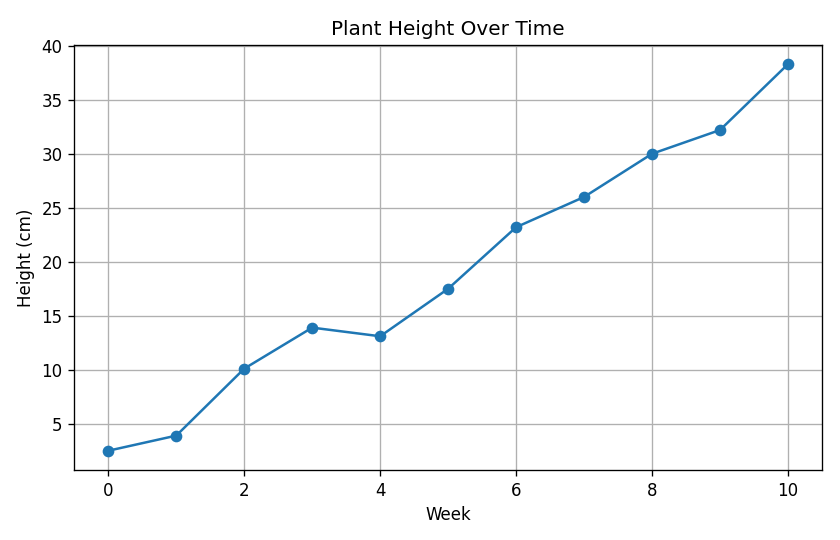
#> input picture test_data/clean/01_line_rising.png, 840 x 540 px
$ python -i risk.py   (imports and definitions only)   (older library calls are emulated)
#> lines starting #> are read from the running program, lines starting #| are printed output that depends on the picture; after the words box and inside, x2 and y2 are one past the last pixel; in counts of white or black regions, pixels touching at a corner belong together
"""Risk factors measured from the image itself and from the readings.

Image measurements (tilt, keystone, resolution, sharpness) run in code with
OpenCV, so they work the same in live and fixture mode. Tilt is measured on
the page's own structure (axes, gridlines, edges, text): colored data series
are masked out first.
"""

from __future__ import annotations

import math
from dataclasses import dataclass

import cv2
import numpy as np
from PIL import Image


@dataclass
class ImageStats:
    width: int
    height: int
    tilt_deg: float  # dominant deviation of long straight lines from horizontal/vertical
    keystone_deg: float  # spread of those deviations; reported, but not evidence of a photo on its own

    sharpness: float  # variance of the Laplacian on a fixed-size copy
    n_lines: int


def _weighted_median(values: np.ndarray, weights: np.ndarray) -> float:
    order = np.argsort(values)
    v, w = values[order], weights[order]
    c = np.cumsum(w)
    return float(v[np.searchsorted(c, c[-1] / 2)])


def measure_image(im: Image.Image) -> ImageStats:
    rgb = np.asarray(im.convert("RGB"))
    h, w = rgb.shape[:2]
    gray = cv2.cvtColor(rgb, cv2.COLOR_RGB2GRAY)
    # Work at a fixed scale so thresholds mean the same for every image size.
    scale = 900.0 / max(h, w)
    g = cv2.resize(gray, (max(1, int(w * scale)), max(1, int(h * scale))), interpolation=cv2.INTER_AREA)
    sharp = float(cv2.Laplacian(g, cv2.CV_64F).var())

    edges = cv2.Canny(g, 50, 150)
    # Tilt is a property of the page: axes, gridlines, slide edges and text. Strongly colored
    # pixels are data series, and a sloped data line is not evidence of a tilted photo.
    small = cv2.resize(rgb, (g.shape[1], g.shape[0]), interpolation=cv2.INTER_AREA)
    colored = (cv2.cvtColor(small, cv2.COLOR_RGB2HSV)[..., 1] > 70).astype(np.uint8)
    edges[cv2.dilate(colored, np.ones((5, 5), np.uint8)) > 0] = 0
    min_len = int(0.22 * min(g.shape))
    lines = cv2.HoughLinesP(edges, 1, np.pi / 720, threshold=60, minLineLength=min_len, maxLineGap=6)
    devs, lens, mids = [], [], []
    if lines is not None:
        for x1, y1, x2, y2 in lines.reshape(-1, 4):
            dx, dy = x2 - x1, y2 - y1
            length = math.hypot(dx, dy)
            a = math.degrees(math.atan2(dy, dx))  # -180..180
            a = (a + 90) % 180 - 90  # -90..90
            if abs(a) <= 15:
                devs.append(a)
                mids.append((float(y1 + y2) / 2, "h"))  # offset across a near-horizontal line
            elif abs(a) >= 75:
                devs.append(a - 90 if a > 0 else a + 90)
                mids.append((float(x1 + x2) / 2, "v"))
            else:
                continue
            lens.append(length)
    if not devs:
        return ImageStats(w, h, 0.0, 0.0, sharp, 0)
    d = np.array(devs)
    L = np.array(lens)
    med = _weighted_median(d, L)
    spread = float(np.sqrt(np.average((d - med) ** 2, weights=L)))
    # A rotated page rotates many separate lines the same way. Segments of one long line
    # (a single sloped data line, found piecewise by Hough) count once.
    support = _distinct_lines([m for m, dv in zip(mids, devs) if abs(dv - med) <= 0.75])
    tilt = abs(med) if support >= 2 else 0.0
    return ImageStats(w, h, tilt, spread, sharp, len(devs))


def _distinct_lines(mids: list[tuple[float, str]], gap: float = 12.0) -> int:
    """Number of separate lines among Hough segments, by family and offset (pixels at 900 px)."""
    n = 0
    for fam in ("h", "v"):
        offs = sorted(o for o, f in mids if f == fam)
        last = None
        for o in offs:
            if last is None or o - last > gap:
                n += 1
            last = o
    return n

>>> from PIL import Image
>>> picture = Image.open('../../test_data/clean/01_line_rising.png')
#> picture is the input picture: PIL image 840x540 RGBA; mean R, G, B, A 248.5, 249.1, 249.4, 255
>>> result = measure_image(picture)
#> in measure_image, `g = cv2.resize(gray, (max(1, int(w * scale)), max(1, int(h * scale))),..`:
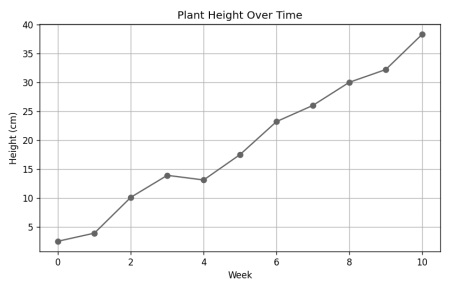
#> g: shape (578, 900) (shown at 1/2 size); min 0, max 255, mean 248.9
#> in measure_image, `sharp = float(cv2.Laplacian(g, cv2.CV_64F).var())`: sharp = 1160.8
#> in measure_image, `edges = cv2.Canny(g, 50, 150)`:
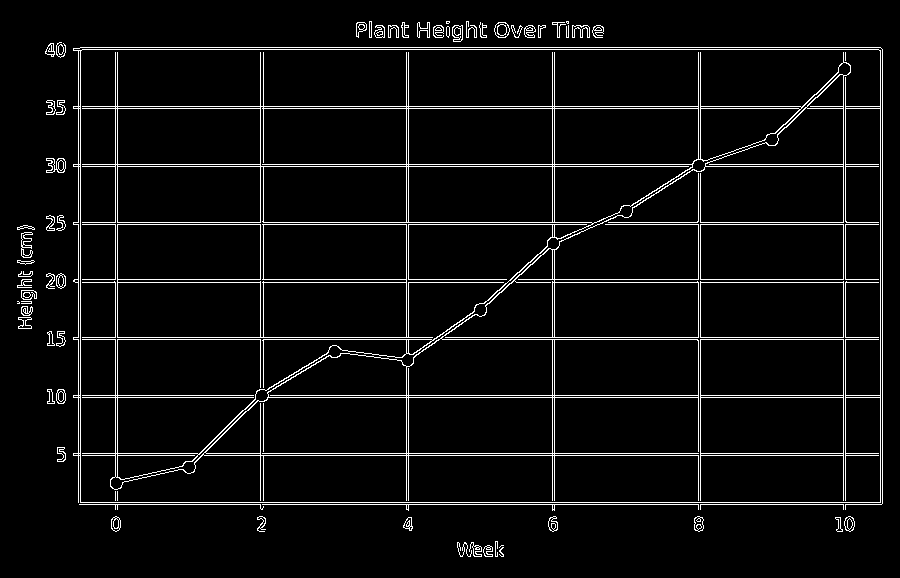
#> edges: shape (578, 900); 5.1% white in thin lines or dots, all inside (x1, y1, x2, y2) = (17, 21, 883, 557)
#> in measure_image, `colored = (cv2.cvtColor(small, cv2.COLOR_RGB2HSV)[..., 1] > 70).astype..`:
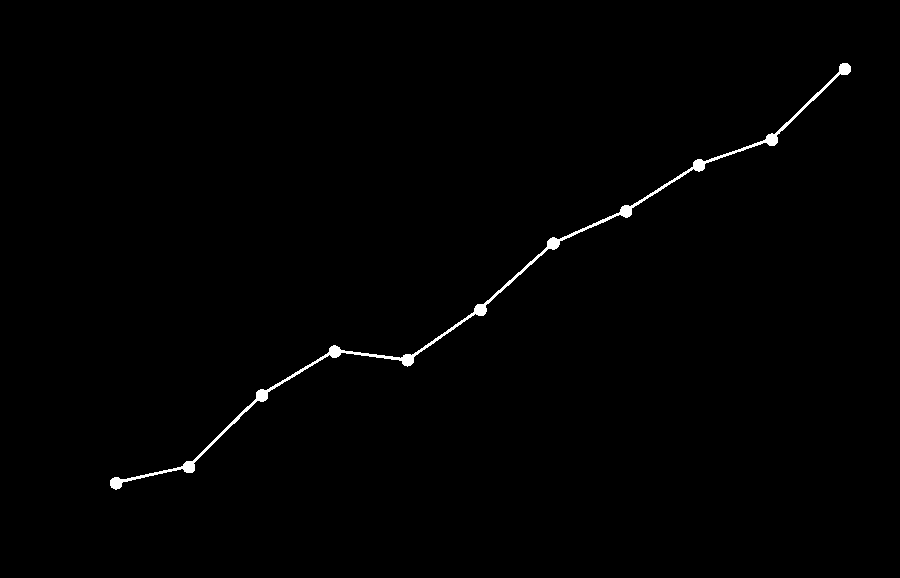
#> colored: shape (578, 900); values 0 (black) and 1 (white), 0.69% white; 1 white region, box (x1, y1, x2, y2) and area: (110, 63, 851, 490) 3581
#> in measure_image, `edges[cv2.dilate(colored, np.ones((5, 5), np.uint8)) > 0] = 0`:
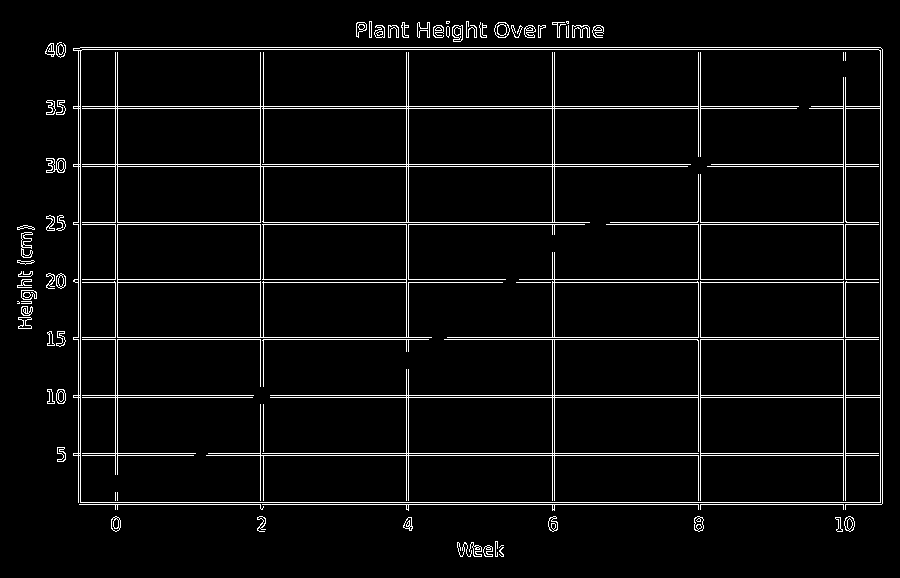
#> edges: shape (578, 900); 4.7% white in thin lines or dots, all inside (x1, y1, x2, y2) = (17, 21, 883, 557)
#> in measure_image, `lines = cv2.HoughLinesP(edges, 1, np.pi / 720, threshold=60, minLineLe..`: lines = 43 rows, first 6: [73, 108, 796, 108], [516, 282, 882, 282], [73, 337, 431, 337], [208, 453, 882, 453], [270, 395, 882, 395], [711, 164, 882, 164]
#> the loop in measure_image, `for x1, y1, x2, y2 in lines.reshape(-1, 4):` made 43 passes
#> (x1, y1, x2, y2, dx, dy, length, a) on passes 1 to 8: (73, 108, 796, 108, 723, 0, 723, 0), (516, 282, 882, 282, 366, 0, 366, 0), (73, 337, 431, 337, 358, 0, 358, 0), (208, 453, 882, 453, 674, 0, 674, 0), (270, 395, 882, 395, 612, 0, 612, 0), (711, 164, 882, 164, 171, 0, 171, 0), (73, 166, 687, 166, 614, 0, 614, 0), (79, 504, 881, 504, 802, 0, 802, 0)
#> after the loop in measure_image, `for x1, y1, x2, y2 in lines.reshape(-1, 4):`: devs = 43 values from 0 to 0; lens = 43 values, max 804 at index 16, min 128 at index 37, mean 418.5; mids = 43 items, first 6: (108, 'h'), (282, 'h'), (337, 'h'), (453, 'h'), (395, 'h'), (164, 'h')
#> in measure_image, `d = np.array(devs)`: d = 43 values from 0 to 0
#> in measure_image, `L = np.array(lens)`: L has the same summary as lens
#> in _weighted_median, `order = np.argsort(values)`: order = 43 values from 0 to 42
#> in _weighted_median, `v, w = values[order], weights[order]`: v = 43 values from 0 to 0; w has the same summary as lens in measure_image
#> in _weighted_median, `c = np.cumsum(w)`: c = 43 values from 723 to 17997
#> in measure_image, `med = _weighted_median(d, L)`: med = 0
#> after the loop in _distinct_lines, `for fam in ("h", "v"):`: n = 17
#> in measure_image, `tilt = abs(med) if support >= 2 else 0.0`: tilt = 0

$ run again, on test_data/clean/02_line_peak.png
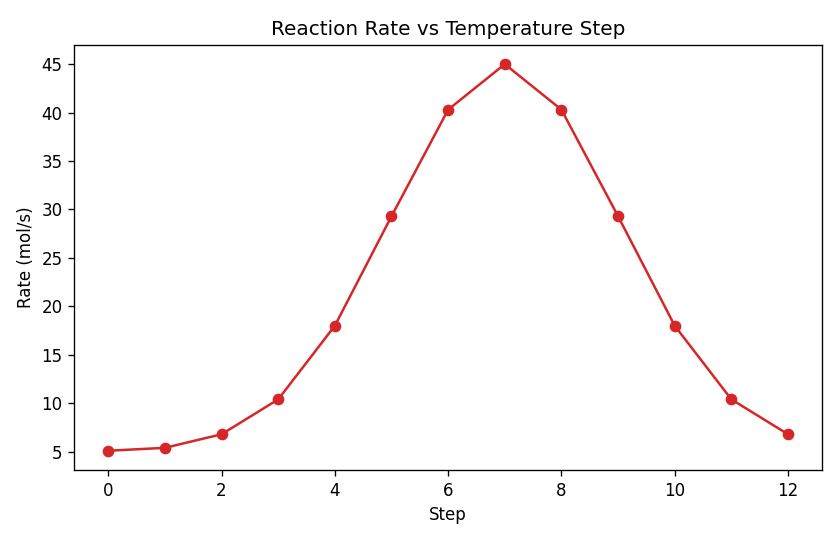
#> input picture test_data/clean/02_line_peak.png, 840 x 540 px
#> picture is the input picture: PIL image 840x540 RGBA; mean R, G, B, A 251.2, 249.7, 249.7, 255
#> in measure_image, `g = cv2.resize(gray, (max(1, int(w * scale)), max(1, int(h * scale))),..`:
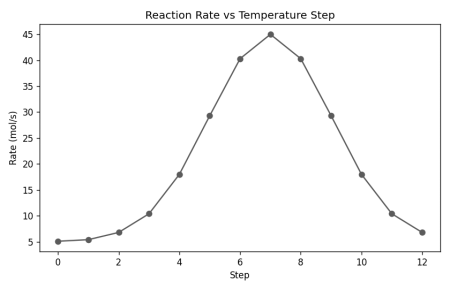
#> g: shape (578, 900) (shown at 1/2 size); min 0, max 255, mean 250.1
#> sharp = 1146.6
#> colored: shape (578, 900); values 0 (black) and 1 (white), 0.9% white; 1 white region, box (x1, y1, x2, y2) and area: (110, 63, 851, 490) 4670
#> in measure_image, `edges[cv2.dilate(colored, np.ones((5, 5), np.uint8)) > 0] = 0`:
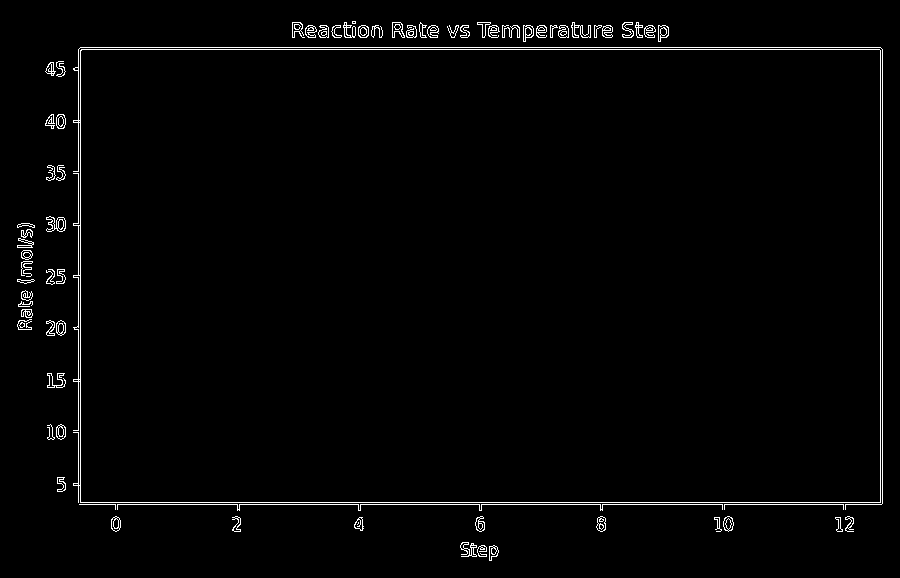
#> edges: shape (578, 900); 1.8% white in thin lines or dots, all inside (x1, y1, x2, y2) = (17, 21, 883, 561)
#> lines = [[79, 504, 881, 504], [78, 49, 882, 49], [78, 502, 882, 502], [80, 47, 880, 47], [880, 501, 880, 50], [80, 501, 80, 50], [882, 503, 882, 50], [78, 501, 78, 50], [482, 27, 612, 27], [482, 28, 612, 28], [482, 26, 611, 26]]
#> the loop in measure_image, `for x1, y1, x2, y2 in lines.reshape(-1, 4):` made 11 passes
#> (x1, y1, x2, y2, dx, dy, length, a) on passes 1 to 8: (79, 504, 881, 504, 802, 0, 802, 0), (78, 49, 882, 49, 804, 0, 804, 0), (78, 502, 882, 502, 804, 0, 804, 0), (80, 47, 880, 47, 800, 0, 800, 0), (880, 501, 880, 50, 0, -451, 451, -90), (80, 501, 80, 50, 0, -451, 451, -90), (882, 503, 882, 50, 0, -453, 453, -90), (78, 501, 78, 50, 0, -451, 451, -90)
#> after the loop in measure_image, `for x1, y1, x2, y2 in lines.reshape(-1, 4):`: devs = [0, 0, 0, 0, 0, 0, 0, 0, 0, 0, 0]; lens = [802, 804, 804, 800, 451, 451, 453, 451, 130, 130, 129]; mids = [(504, 'h'), (49, 'h'), (502, 'h'), (47, 'h'), (880, 'v'), (80, 'v'), (882, 'v'), (78, 'v'), (27, 'h'), (28, 'h'), (26, 'h')]
#> d = [0, 0, 0, 0, 0, 0, 0, 0, 0, 0, 0]
#> L has the same summary as lens
#> order = [0, 1, 2, 3, 4, 5, 6, 7, 8, 9, 10]
#> in _weighted_median, `v, w = values[order], weights[order]`: v = [0, 0, 0, 0, 0, 0, 0, 0, 0, 0, 0]; w has the same summary as lens in measure_image
#> c = [802, 1606, 2410, 3210, 3661, 4112, 4565, 5016, 5146, 5276, 5405]
#> med = 0
#> the loop in _distinct_lines, `for fam in ("h", "v"):` made 2 passes
#> offs on passes 1 to 2: [26, 27, 28, 47, 49, 502, 504], [78, 80, 880, 882]
#> after the loop in _distinct_lines, `for fam in ("h", "v"):`: n = 5
#> tilt = 0

$ run again, on test_data/clean/03_line_decay.png
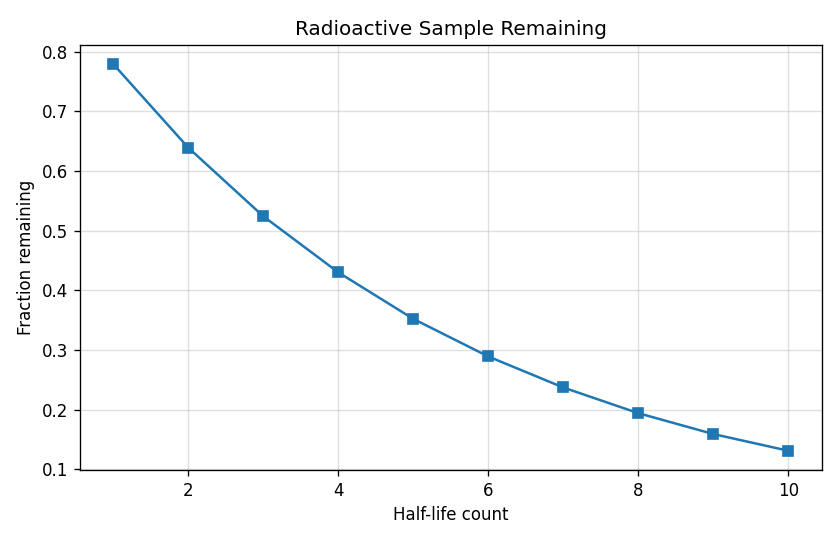
#> input picture test_data/clean/03_line_decay.png, 840 x 540 px
#> picture is the input picture: PIL image 840x540 RGBA; mean R, G, B, A 249.1, 249.7, 250.1, 255
#> sharp = 1143.5
#> in measure_image, `edges = cv2.Canny(g, 50, 150)`:
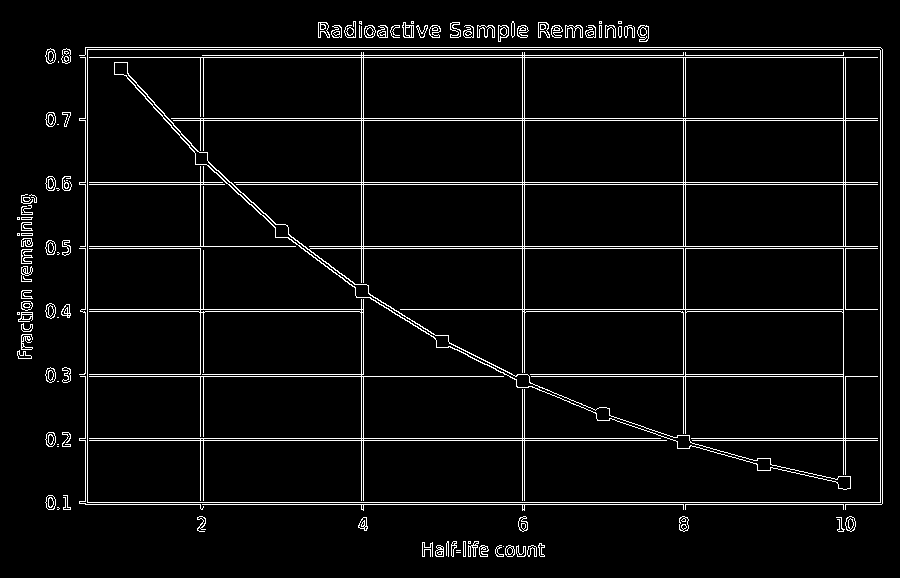
#> edges: shape (578, 900); 5% white in thin lines or dots, all inside (x1, y1, x2, y2) = (17, 21, 883, 557)
#> colored: shape (578, 900); values 0 (black) and 1 (white), 0.72% white; 1 white region, box (x1, y1, x2, y2) and area: (115, 62, 851, 489) 3748
#> in measure_image, `edges[cv2.dilate(colored, np.ones((5, 5), np.uint8)) > 0] = 0`:
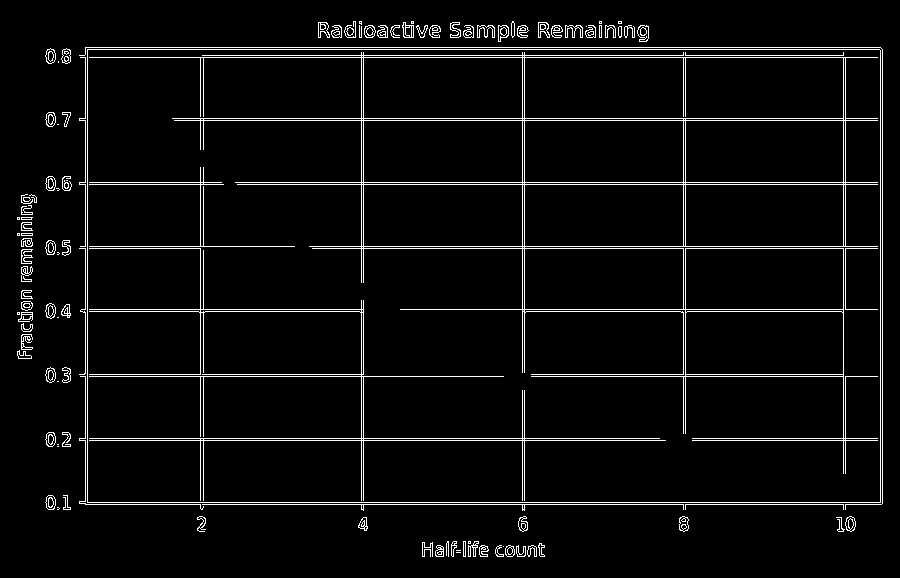
#> edges: shape (578, 900); 4.5% white in thin lines or dots, all inside (x1, y1, x2, y2) = (17, 21, 883, 557)
#> lines = 37 rows, first 6: [79, 184, 223, 184], [80, 57, 882, 57], [87, 502, 882, 502], [400, 309, 882, 309], [79, 438, 659, 438], [235, 182, 882, 182]
#> the loop in measure_image, `for x1, y1, x2, y2 in lines.reshape(-1, 4):` made 37 passes
#> (x1, y1, x2, y2, dx, dy, length, a) on passes 1 to 8: (79, 184, 223, 184, 144, 0, 144, 0), (80, 57, 882, 57, 802, 0, 802, 0), (87, 502, 882, 502, 795, 0, 795, 0), (400, 309, 882, 309, 482, 0, 482, 0), (79, 438, 659, 438, 580, 0, 580, 0), (235, 182, 882, 182, 647, 0, 647, 0), (172, 118, 882, 118, 710, 0, 710, 0), (202, 55, 843, 55, 641, 0, 641, 0)
#> after the loop in measure_image, `for x1, y1, x2, y2 in lines.reshape(-1, 4):`: devs = 37 values, max 0 at index 0, min -0.247 at index 36, mean -0.00667; lens = 37 values, max 802 at index 1, min 144 at index 0, mean 450.4; mids = 37 items, first 6: (184, 'h'), (57, 'h'), (502, 'h'), (309, 'h'), (438, 'h'), (182, 'h')
#> d has the same summary as devs
#> L has the same summary as lens
#> order = 37 values, max 36 at index 0, min 0 at index 1, mean 18
#> in _weighted_median, `v, w = values[order], weights[order]`: v = 37 values from -0.247 to 0; w = 37 values, max 802 at index 3, min 144 at index 1, mean 450.4
#> c = 37 values from 232 to 16664
#> med = 0
#> spread = 0.0291
#> after the loop in _distinct_lines, `for fam in ("h", "v"):`: n = 15
#> tilt = 0
